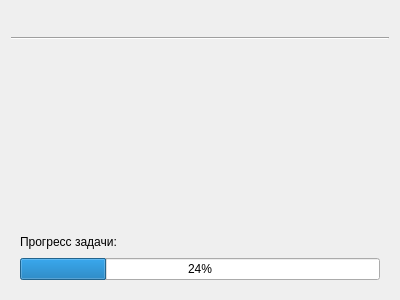
<?xml version="1.0" encoding="UTF-8"?>
<ui version="4.0">
 <class>ProgressPage</class>
 <widget class="QWidget" name="ProgressPage">
  <property name="geometry">
   <rect>
    <x>0</x>
    <y>0</y>
    <width>400</width>
    <height>300</height>
   </rect>
  </property>
  <property name="windowTitle">
   <string/>
  </property>
  <property name="title" stdset="0">
   <string>Применение патча к бэкап-образу</string>
  </property>
  <layout class="QVBoxLayout" name="verticalLayout">
   <item>
    <layout class="QHBoxLayout" name="horizontalLayout_2">
     <item>
      <widget class="ActionListWidget" name="actionList" native="true"/>
     </item>
     <item>
      <spacer name="horizontalSpacer">
       <property name="orientation">
        <enum>Qt::Horizontal</enum>
       </property>
       <property name="sizeHint" stdset="0">
        <size>
         <width>40</width>
         <height>20</height>
        </size>
       </property>
      </spacer>
     </item>
    </layout>
   </item>
   <item>
    <widget class="Line" name="line">
     <property name="orientation">
      <enum>Qt::Horizontal</enum>
     </property>
    </widget>
   </item>
   <item>
    <widget class="QStackedWidget" name="stackedWidget">
     <property name="currentIndex">
      <number>0</number>
     </property>
     <widget class="QWidget" name="progress">
      <layout class="QVBoxLayout" name="verticalLayout_2">
       <item>
        <spacer name="verticalSpacer">
         <property name="orientation">
          <enum>Qt::Vertical</enum>
         </property>
         <property name="sizeHint" stdset="0">
          <size>
           <width>20</width>
           <height>0</height>
          </size>
         </property>
        </spacer>
       </item>
       <item>
        <layout class="QVBoxLayout" name="progressLayout">
         <item>
          <layout class="QHBoxLayout" name="horizontalLayout">
           <item>
            <widget class="QLabel" name="label_3">
             <property name="text">
              <string>Прогресс задачи:</string>
             </property>
            </widget>
           </item>
           <item>
            <spacer name="horizontalSpacer_2">
             <property name="orientation">
              <enum>Qt::Horizontal</enum>
             </property>
             <property name="sizeHint" stdset="0">
              <size>
               <width>40</width>
               <height>20</height>
              </size>
             </property>
            </spacer>
           </item>
           <item>
            <widget class="QLabel" name="progressText">
             <property name="text">
              <string/>
             </property>
            </widget>
           </item>
          </layout>
         </item>
         <item>
          <widget class="QProgressBar" name="progressBar">
           <property name="value">
            <number>24</number>
           </property>
          </widget>
         </item>
        </layout>
       </item>
      </layout>
     </widget>
     <widget class="QWidget" name="completed">
      <layout class="QVBoxLayout" name="verticalLayout_4">
       <item>
        <widget class="QLabel" name="label_4">
         <property name="font">
          <font>
           <weight>75</weight>
           <bold>true</bold>
          </font>
         </property>
         <property name="text">
          <string>Поздравляем!</string>
         </property>
         <property name="alignment">
          <set>Qt::AlignCenter</set>
         </property>
        </widget>
       </item>
       <item>
        <widget class="QLabel" name="label">
         <property name="text">
          <string>Все этапы применения патча завершены.</string>
         </property>
         <property name="alignment">
          <set>Qt::AlignCenter</set>
         </property>
         <property name="wordWrap">
          <bool>true</bool>
         </property>
        </widget>
       </item>
       <item>
        <spacer name="verticalSpacer_2">
         <property name="orientation">
          <enum>Qt::Vertical</enum>
         </property>
         <property name="sizeHint" stdset="0">
          <size>
           <width>20</width>
           <height>167</height>
          </size>
         </property>
        </spacer>
       </item>
       <item>
        <widget class="QLabel" name="label_8">
         <property name="text">
          <string>Нажмите «Далее» для окончания процесса.</string>
         </property>
         <property name="alignment">
          <set>Qt::AlignBottom|Qt::AlignRight|Qt::AlignTrailing</set>
         </property>
         <property name="wordWrap">
          <bool>true</bool>
         </property>
        </widget>
       </item>
      </layout>
     </widget>
     <widget class="QWidget" name="failed">
      <layout class="QVBoxLayout" name="verticalLayout_5">
       <item>
        <widget class="QLabel" name="label_5">
         <property name="font">
          <font>
           <weight>75</weight>
           <bold>true</bold>
          </font>
         </property>
         <property name="text">
          <string>Ошибка!</string>
         </property>
         <property name="alignment">
          <set>Qt::AlignCenter</set>
         </property>
        </widget>
       </item>
       <item>
        <widget class="QLabel" name="errorMessage">
         <property name="text">
          <string>К сожалению, во время применения патча возникла ошибка: %1</string>
         </property>
         <property name="wordWrap">
          <bool>true</bool>
         </property>
        </widget>
       </item>
       <item>
        <widget class="QLabel" name="errorDescription">
         <property name="text">
          <string>Error Description</string>
         </property>
         <property name="wordWrap">
          <bool>true</bool>
         </property>
        </widget>
       </item>
       <item>
        <spacer name="verticalSpacer_3">
         <property name="orientation">
          <enum>Qt::Vertical</enum>
         </property>
         <property name="sizeHint" stdset="0">
          <size>
           <width>20</width>
           <height>0</height>
          </size>
         </property>
        </spacer>
       </item>
       <item>
        <widget class="QLabel" name="label_6">
         <property name="text">
          <string>Нажмите «Далее» для подробностей.</string>
         </property>
         <property name="alignment">
          <set>Qt::AlignBottom|Qt::AlignRight|Qt::AlignTrailing</set>
         </property>
         <property name="wordWrap">
          <bool>true</bool>
         </property>
        </widget>
       </item>
      </layout>
     </widget>
     <widget class="QWidget" name="canceled"/>
    </widget>
   </item>
  </layout>
 </widget>
 <customwidgets>
  <customwidget>
   <class>ActionListWidget</class>
   <extends>QWidget</extends>
   <header>ActionListWidget.h</header>
   <container>1</container>
  </customwidget>
 </customwidgets>
 <resources>
  <include location="../../resources/Patcher.qrc"/>
 </resources>
 <connections/>
</ui>
